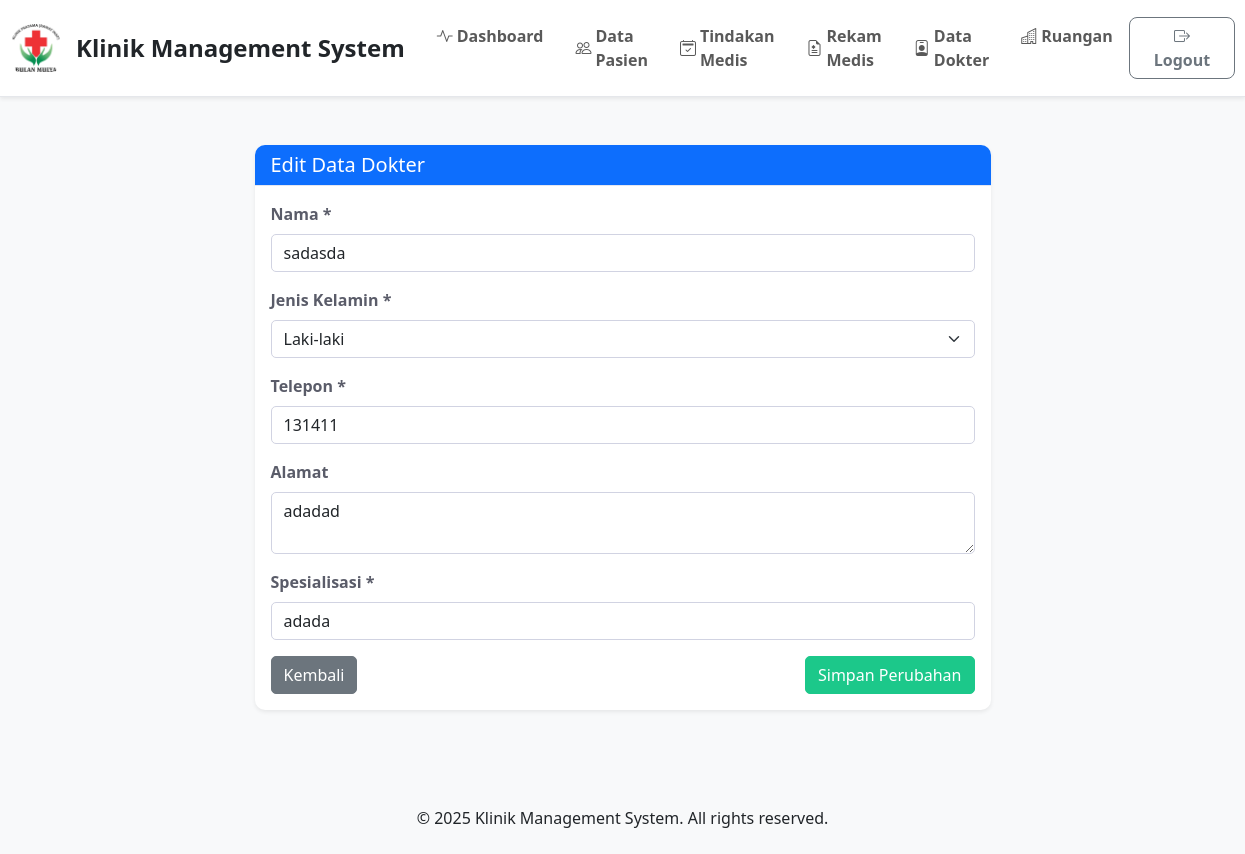
The page /pages/dokter_edit.php?iddokter=2 (signed in) on the database its author committed.
### tables this page shows
CREATE TABLE `dokter` (
  `iddokter` int(11) NOT NULL,
  `nama` varchar(100) NOT NULL,
  `jenis_kelamin` enum('L','P') NOT NULL,
  `telpon` varchar(20) DEFAULT NULL,
  `alamat` text DEFAULT NULL,
  `spesialisasi` varchar(100) DEFAULT NULL
);

### config/database.php (called while the page is built, shortened)
<?php
try {
    $pdo = new PDO("mysql:host=" . DB_HOST . ";dbname=" . DB_NAME . ";charset=utf8", DB_USER, DB_PASS);
    $pdo->setAttribute(PDO::ATTR_ERRMODE, PDO::ERRMODE_EXCEPTION);
    $pdo->setAttribute(PDO::ATTR_DEFAULT_FETCH_MODE, PDO::FETCH_ASSOC);
} catch(PDOException $e) {
    die("Connection failed: " . $e->getMessage());
}
function executeQuery($sql, $params = []) {
    global $pdo;
    try {
        $stmt = $pdo->prepare($sql);
        $stmt->execute($params);
        return $stmt;
    } catch(PDOException $e) {
        die("Query failed: " . $e->getMessage());
    }
}
function fetchOne($sql, $params = []) {
    $stmt = executeQuery($sql, $params);
    return $stmt->fetch();
}
?>

### pages/dokter_edit.php (the view, shortened to what this page needs)
<?php
require_once __DIR__ . '/../config/database.php';
$iddokter = (int)$_GET['iddokter'];
$dokter = fetchOne("SELECT * FROM dokter WHERE iddokter = ?", [$iddokter]);
require_once __DIR__ . '/../includes/header.php';
?>
<div class="container mt-4">
    <div class="row justify-content-center">
        <div class="col-md-8">
            <div class="card">
                <div class="card-header bg-primary text-white">
                    <h5 class="mb-0">Edit Data Dokter</h5>
                </div>
                <div class="card-body">
                    <form method="POST" action="">
                        <div class="mb-3">
                            <label class="form-label">Nama *</label>
                            <input type="text" class="form-control" name="nama" required value="<?php echo isset($_POST['nama']) ? htmlspecialchars($_POST['nama']) : htmlspecialchars($dokter['nama']); ?>">
                        </div>
                        <div class="mb-3">
                            <label class="form-label">Jenis Kelamin *</label>
                            <select class="form-select" name="jenis_kelamin" required>
                                <option value="L" <?php if((isset($_POST['jenis_kelamin']) ? $_POST['jenis_kelamin'] : $dokter['jenis_kelamin'])=='L') echo 'selected'; ?>>Laki-laki</option>
                            </select>
                        </div>
                        <div class="mb-3">
                            <label class="form-label">Telepon *</label>
                            <input type="text" class="form-control" name="telpon" required value="<?php echo isset($_POST['telpon']) ? htmlspecialchars($_POST['telpon']) : htmlspecialchars($dokter['telpon']); ?>">
                        </div>
                        <div class="mb-3">
                            <label class="form-label">Alamat</label>
                            <textarea class="form-control" name="alamat"><?php echo isset($_POST['alamat']) ? htmlspecialchars($_POST['alamat']) : htmlspecialchars($dokter['alamat']); ?></textarea>
                        </div>
                        <div class="mb-3">
                            <label class="form-label">Spesialisasi *</label>
                            <input type="text" class="form-control" name="spesialisasi" required value="<?php echo isset($_POST['spesialisasi']) ? htmlspecialchars($_POST['spesialisasi']) : htmlspecialchars($dokter['spesialisasi']); ?>">
                        </div>
                        <div class="d-flex justify-content-between">
                            <a href="/Klinik_Management/index.php?page=dokter" class="btn btn-secondary">Kembali</a>
                            <button type="submit" class="btn btn-success">Simpan Perubahan</button>
                        </div>
                    </form>
                </div>
            </div>
        </div>
    </div>
</div>
<?php require_once '../includes/footer.php'; ?>

### assets/css/style.css (style rules this page uses)
body { font-family: 'Segoe UI', Tahoma, Geneva, Verdana, sans-serif; background-color: #f8f9fa; }
.card { border: none; border-radius: 10px; box-shadow: 0 0.125rem 0.25rem rgba(0, 0, 0, 0.075); transition: all 0.3s ease; }
.card-header { background-color: #fff; border-bottom: 1px solid #e3e6f0; border-radius: 10px 10px 0 0 !important; }
.btn { border-radius: 5px; font-weight: 500; transition: all 0.3s ease; }
.btn-success { background-color: #1cc88a; border-color: #1cc88a; }
.form-control, .form-select { border-radius: 5px; border: 1px solid #d1d3e2; transition: all 0.3s ease; }
.form-label { font-weight: 600; color: #5a5c69; margin-bottom: 0.5rem; }

### includes/footer.php (style rules this page uses)
html, body { height: 100%; }
body { min-height: 100vh; display: flex; flex-direction: column; }

### rows shown on the page
dokter: nama "sadasda", jenis_kelamin "Laki-laki", telpon "131411", alamat "adadad", spesialisasi "adada"
